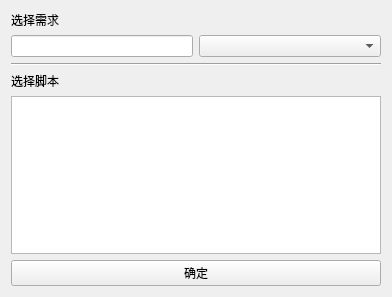
<?xml version="1.0" encoding="UTF-8"?>
<ui version="4.0">
 <class>XQXZ</class>
 <widget class="QWidget" name="XQXZ">
  <property name="geometry">
   <rect>
    <x>0</x>
    <y>0</y>
    <width>392</width>
    <height>297</height>
   </rect>
  </property>
  <property name="windowTitle">
   <string>脚本选择</string>
  </property>
  <layout class="QVBoxLayout" name="verticalLayout_2">
   <item>
    <layout class="QVBoxLayout" name="verticalLayout">
     <item>
      <widget class="QLabel" name="label">
       <property name="text">
        <string>选择需求</string>
       </property>
      </widget>
     </item>
     <item>
      <layout class="QHBoxLayout" name="horizontalLayout" stretch="1,1">
       <item>
        <widget class="QLineEdit" name="li_input"/>
       </item>
       <item>
        <widget class="QComboBox" name="com_input"/>
       </item>
      </layout>
     </item>
     <item>
      <widget class="Line" name="line">
       <property name="orientation">
        <enum>Qt::Orientation::Horizontal</enum>
       </property>
      </widget>
     </item>
     <item>
      <widget class="QLabel" name="label_2">
       <property name="text">
        <string>选择脚本</string>
       </property>
      </widget>
     </item>
     <item>
      <widget class="QTableView" name="tb_jiaoben"/>
     </item>
     <item>
      <widget class="QPushButton" name="pb_submit">
       <property name="text">
        <string>确定</string>
       </property>
      </widget>
     </item>
    </layout>
   </item>
  </layout>
 </widget>
 <resources/>
 <connections/>
</ui>
